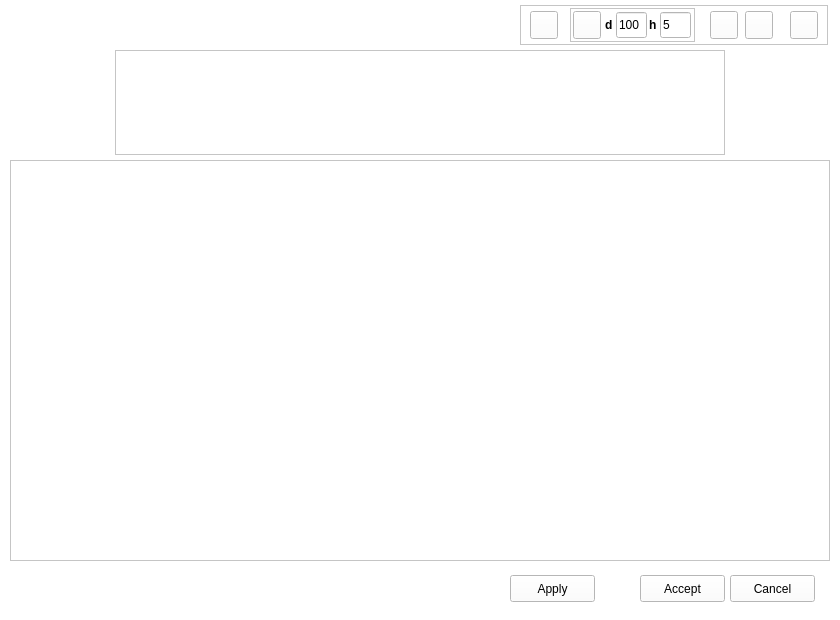
<?xml version="1.0" encoding="UTF-8"?>
<ui version="4.0">
 <class>LineFit</class>
 <widget class="QWidget" name="LineFit">
  <property name="geometry">
   <rect>
    <x>0</x>
    <y>0</y>
    <width>840</width>
    <height>620</height>
   </rect>
  </property>
  <property name="windowTitle">
   <string>Line Fit Analysis</string>
  </property>
  <property name="styleSheet">
   <string notr="true">background-color: rgb(255, 255, 255);</string>
  </property>
  <widget class="QPushButton" name="cancelButton">
   <property name="geometry">
    <rect>
     <x>730</x>
     <y>575</y>
     <width>85</width>
     <height>27</height>
    </rect>
   </property>
   <property name="text">
    <string>Cancel</string>
   </property>
  </widget>
  <widget class="QPushButton" name="acceptButton">
   <property name="geometry">
    <rect>
     <x>640</x>
     <y>575</y>
     <width>85</width>
     <height>27</height>
    </rect>
   </property>
   <property name="text">
    <string>Accept</string>
   </property>
  </widget>
  <widget class="QFrame" name="plotFrame">
   <property name="geometry">
    <rect>
     <x>10</x>
     <y>160</y>
     <width>820</width>
     <height>401</height>
    </rect>
   </property>
   <property name="frameShape">
    <enum>QFrame::StyledPanel</enum>
   </property>
   <property name="frameShadow">
    <enum>QFrame::Raised</enum>
   </property>
   <widget class="QWidget" name="verticalLayoutWidget">
    <property name="geometry">
     <rect>
      <x>10</x>
      <y>10</y>
      <width>801</width>
      <height>381</height>
     </rect>
    </property>
    <layout class="QVBoxLayout" name="plotLayout"/>
   </widget>
  </widget>
  <widget class="QPushButton" name="applyButton">
   <property name="geometry">
    <rect>
     <x>510</x>
     <y>575</y>
     <width>85</width>
     <height>27</height>
    </rect>
   </property>
   <property name="text">
    <string>Apply</string>
   </property>
  </widget>
  <widget class="QFrame" name="frame_2">
   <property name="geometry">
    <rect>
     <x>520</x>
     <y>5</y>
     <width>308</width>
     <height>40</height>
    </rect>
   </property>
   <property name="frameShape">
    <enum>QFrame::StyledPanel</enum>
   </property>
   <property name="frameShadow">
    <enum>QFrame::Raised</enum>
   </property>
   <widget class="QPushButton" name="interactButton">
    <property name="geometry">
     <rect>
      <x>10</x>
      <y>6</y>
      <width>28</width>
      <height>28</height>
     </rect>
    </property>
    <property name="text">
     <string/>
    </property>
    <property name="icon">
     <iconset>
      <normaloff>../icons/int.png</normaloff>../icons/int.png</iconset>
    </property>
    <property name="iconSize">
     <size>
      <width>28</width>
      <height>28</height>
     </size>
    </property>
   </widget>
   <widget class="QPushButton" name="clearButton">
    <property name="geometry">
     <rect>
      <x>270</x>
      <y>6</y>
      <width>28</width>
      <height>28</height>
     </rect>
    </property>
    <property name="text">
     <string/>
    </property>
    <property name="icon">
     <iconset>
      <normaloff>../icons/clear.png</normaloff>../icons/clear.png</iconset>
    </property>
    <property name="iconSize">
     <size>
      <width>28</width>
      <height>28</height>
     </size>
    </property>
   </widget>
   <widget class="QFrame" name="frame_3">
    <property name="geometry">
     <rect>
      <x>50</x>
      <y>3</y>
      <width>125</width>
      <height>34</height>
     </rect>
    </property>
    <property name="frameShape">
     <enum>QFrame::StyledPanel</enum>
    </property>
    <property name="frameShadow">
     <enum>QFrame::Raised</enum>
    </property>
    <widget class="QLineEdit" name="p_peaks_Edit">
     <property name="geometry">
      <rect>
       <x>90</x>
       <y>4</y>
       <width>31</width>
       <height>26</height>
      </rect>
     </property>
     <property name="text">
      <string>5</string>
     </property>
    </widget>
    <widget class="QLabel" name="label_5">
     <property name="geometry">
      <rect>
       <x>79</x>
       <y>10</y>
       <width>10</width>
       <height>14</height>
      </rect>
     </property>
     <property name="font">
      <font>
       <weight>75</weight>
       <bold>true</bold>
      </font>
     </property>
     <property name="text">
      <string>h</string>
     </property>
    </widget>
    <widget class="QLabel" name="label_6">
     <property name="geometry">
      <rect>
       <x>35</x>
       <y>10</y>
       <width>10</width>
       <height>14</height>
      </rect>
     </property>
     <property name="font">
      <font>
       <weight>75</weight>
       <bold>true</bold>
      </font>
     </property>
     <property name="text">
      <string>d</string>
     </property>
    </widget>
    <widget class="QLineEdit" name="d_peaks_Edit">
     <property name="geometry">
      <rect>
       <x>46</x>
       <y>4</y>
       <width>31</width>
       <height>26</height>
      </rect>
     </property>
     <property name="text">
      <string>100</string>
     </property>
    </widget>
    <widget class="QPushButton" name="autoButton">
     <property name="geometry">
      <rect>
       <x>3</x>
       <y>3</y>
       <width>28</width>
       <height>28</height>
      </rect>
     </property>
     <property name="text">
      <string/>
     </property>
     <property name="icon">
      <iconset>
       <normaloff>../icons/auto_icon.png</normaloff>../icons/auto_icon.png</iconset>
     </property>
     <property name="iconSize">
      <size>
       <width>28</width>
       <height>28</height>
      </size>
     </property>
    </widget>
   </widget>
   <widget class="QPushButton" name="lorentzButton">
    <property name="geometry">
     <rect>
      <x>225</x>
      <y>6</y>
      <width>28</width>
      <height>28</height>
     </rect>
    </property>
    <property name="text">
     <string/>
    </property>
    <property name="icon">
     <iconset>
      <normaloff>../icons/lorentzian.png</normaloff>../icons/lorentzian.png</iconset>
    </property>
    <property name="iconSize">
     <size>
      <width>28</width>
      <height>28</height>
     </size>
    </property>
   </widget>
   <widget class="QPushButton" name="gaussButton">
    <property name="geometry">
     <rect>
      <x>190</x>
      <y>6</y>
      <width>28</width>
      <height>28</height>
     </rect>
    </property>
    <property name="text">
     <string/>
    </property>
    <property name="icon">
     <iconset>
      <normaloff>../icons/gaussian.png</normaloff>../icons/gaussian.png</iconset>
    </property>
    <property name="iconSize">
     <size>
      <width>28</width>
      <height>28</height>
     </size>
    </property>
   </widget>
  </widget>
  <widget class="QLabel" name="label">
   <property name="geometry">
    <rect>
     <x>2</x>
     <y>2</y>
     <width>122</width>
     <height>43</height>
    </rect>
   </property>
   <property name="text">
    <string/>
   </property>
   <property name="pixmap">
    <pixmap>../logo_sos.png</pixmap>
   </property>
   <property name="scaledContents">
    <bool>true</bool>
   </property>
  </widget>
  <widget class="QTableView" name="tableFitLines">
   <property name="geometry">
    <rect>
     <x>115</x>
     <y>50</y>
     <width>610</width>
     <height>105</height>
    </rect>
   </property>
  </widget>
  <widget class="QLabel" name="nameLabel">
   <property name="geometry">
    <rect>
     <x>30</x>
     <y>575</y>
     <width>251</width>
     <height>27</height>
    </rect>
   </property>
   <property name="font">
    <font>
     <pointsize>16</pointsize>
     <weight>75</weight>
     <bold>true</bold>
    </font>
   </property>
   <property name="text">
    <string/>
   </property>
  </widget>
 </widget>
 <resources/>
 <connections/>
</ui>
